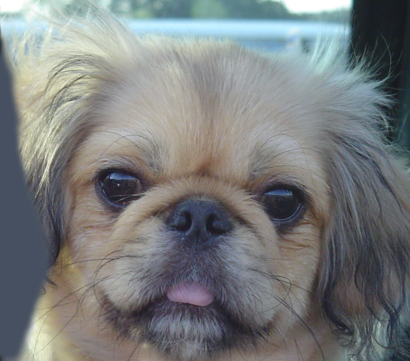
#> input picture Computer Vision/Assignment 1/dog.bmp, 410 x 361 px
$ python assignment1.py
#> lines starting #> are read from the running program, lines starting #| are printed output that depends on the picture
import cv2
import matplotlib.pyplot as plt
import os.path
import numpy as np

## Pulling data
if not os.path.exists("Data.txt"):
    with open("Data.txt", 'w') as file:
        file.write("10\n0")

with open("Data.txt", 'r') as file:
#> (reads Computer Vision/Assignment 1/Data.txt from the repository)
    contrast = int(file.readline())
    brightness = int(file.readline())
maxContrast = 100
maxBrightness = 100

## Load Images and Create Window
window = "Dog"
img1 = cv2.imread('dog.bmp')
#> img1 is the input picture: shape (361, 410, 3); mean B, G, R 125, 124.5, 121.2
img1 = np.float32(img1/255)
#> slider 'Brightness' is set to 33

## Functions
def changeImage():
    global img2
    img2 = np.clip(img1 * contrast + brightness, 0, 1)
    horizontal = np.hstack((img1, img2))
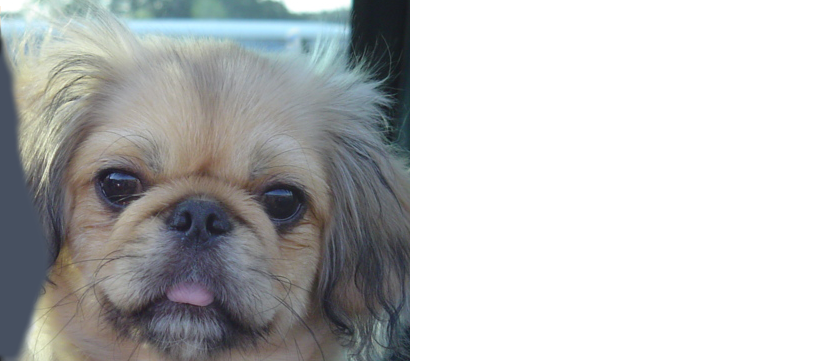
#> horizontal: shape (361, 820, 3) float32; mean B, G, R 0.745, 0.744, 0.738
    cv2.imshow(window, horizontal)
    updateHistograms()

def changeBrightness(val):
    global brightness
    brightness = val/100
    changeImage()

def changeContrast(val):
    global contrast
    contrast = val/10
    changeImage()

def updateHistograms():
    hist1 = cv2.calcHist([np.uint8(img1*255)], [0], None, [256], [0, 256])
#> hist1 = 256 values, max 8108 at index 96, min 0 at index 0, mean 578.2
    hist2 = cv2.calcHist([np.uint8(img2*255)], [0], None, [256], [0, 256])
#> hist2 = 256 values from 0 to 148010

    plt.subplot(211)
    plt.plot(hist1, color='blue')
    plt.title('Histogram for img1')
    plt.subplot(212)
    plt.plot(hist2, color='red')
    plt.title('Histogram for img2')
    plt.draw()

## Create Trackbars
cv2.imshow(window, img1)
cv2.createTrackbar("Brightness", window, int(brightness), maxBrightness, changeBrightness)
cv2.createTrackbar("Contrast", window, int(contrast), maxContrast, changeContrast)

## Save Function
key = cv2.waitKey(0)
#> in changeImage (call 2), `img2 = np.clip(img1 * contrast + brightness, 0, 1)`:
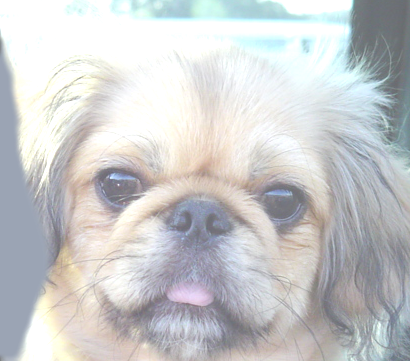
#> img2: shape (361, 410, 3) float32; mean B, G, R 0.8, 0.795, 0.791
#> in changeImage (call 2), `horizontal = np.hstack((img1, img2))`:
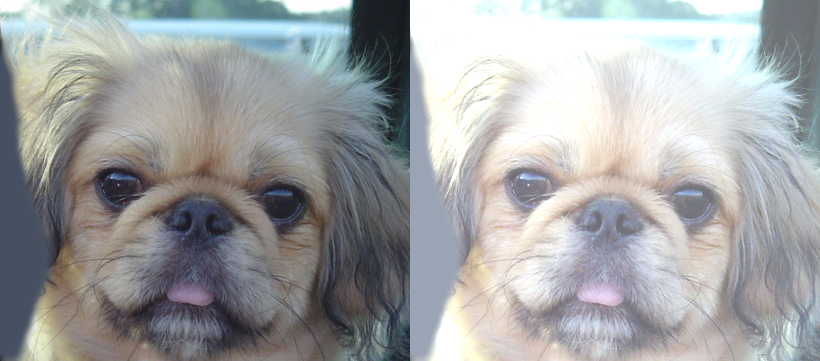
#> horizontal: shape (361, 820, 3) float32; mean B, G, R 0.645, 0.642, 0.634
#> (key Esc is pressed here)
if key == 115:
    with open("Data.txt", 'w') as file:
        file.write(str(int(contrast * 10)) + "\n" + str(int(brightness * 100)))

plt.show()
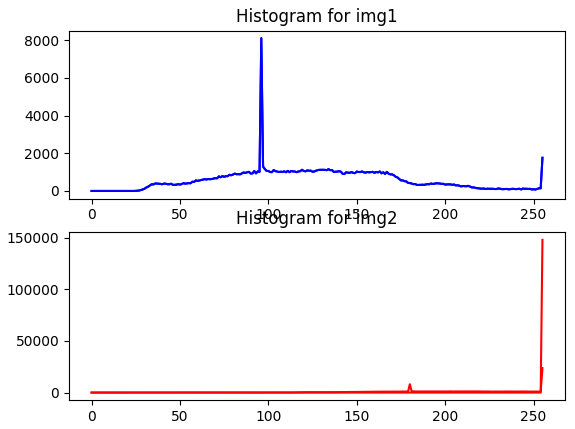
#> figure drawn by matplotlib, 2 panels; panel 1: curve peaks at x = 96, y = 8108; panel 1: curve peaks at x = 96, y = 8108; panel 2: curve peaks at x = 255, y = 148010; panel 2: curve peaks at x = 255, y = 23736
